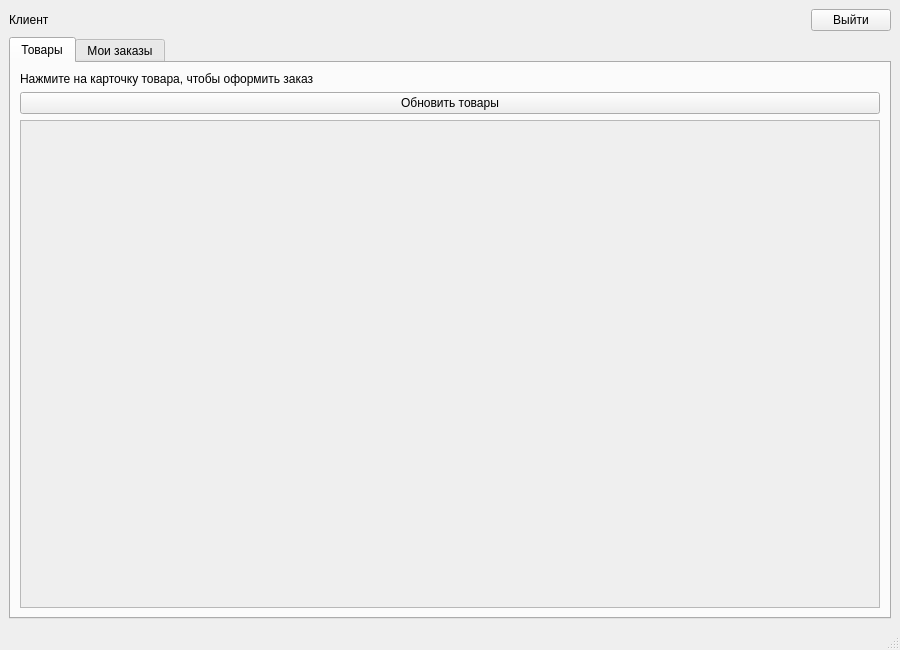
<?xml version="1.0" encoding="UTF-8"?>
<ui version="4.0">
 <class>ClientWindow</class>
 <widget class="QMainWindow" name="ClientWindow">
  <property name="geometry"><rect><x>0</x><y>0</y><width>900</width><height>650</height></rect></property>
  <property name="windowTitle"><string>Клиент</string></property>
  <widget class="QWidget" name="centralwidget">
   <layout class="QVBoxLayout" name="verticalLayout">
    <item><layout class="QHBoxLayout" name="topLayout">
     <item><widget class="QLabel" name="labelCurrentUser"><property name="text"><string>Клиент</string></property></widget></item>
     <item><spacer name="horizontalSpacer"><property name="orientation"><enum>Qt::Horizontal</enum></property><property name="sizeHint" stdset="0"><size><width>40</width><height>20</height></size></property></spacer></item>
     <item><widget class="QPushButton" name="pushButtonLogout"><property name="text"><string>Выйти</string></property></widget></item>
    </layout></item>
    <item><widget class="QTabWidget" name="tabWidget"><property name="currentIndex"><number>0</number></property>
     <widget class="QWidget" name="tabProducts"><attribute name="title"><string>Товары</string></attribute>
      <layout class="QVBoxLayout" name="verticalLayoutProducts">
       <item><widget class="QLabel" name="labelHint"><property name="text"><string>Нажмите на карточку товара, чтобы оформить заказ</string></property></widget></item>
       <item><widget class="QPushButton" name="pushButtonRefreshProducts"><property name="text"><string>Обновить товары</string></property></widget></item>
       <item><widget class="QScrollArea" name="scrollAreaProducts"><property name="widgetResizable"><bool>true</bool></property><widget class="QWidget" name="scrollAreaWidgetContentsProducts"><property name="geometry"><rect><x>0</x><y>0</y><width>850</width><height>500</height></rect></property></widget></widget></item>
      </layout>
     </widget>
     <widget class="QWidget" name="tabOrders"><attribute name="title"><string>Мои заказы</string></attribute>
      <layout class="QVBoxLayout" name="verticalLayoutOrders">
       <item><widget class="QPushButton" name="pushButtonRefreshOrders"><property name="text"><string>Обновить заказы</string></property></widget></item>
       <item><widget class="QTableWidget" name="tableWidgetOrders"/></item>
      </layout>
     </widget>
    </widget></item>
   </layout>
  </widget>
  <widget class="QStatusBar" name="statusbar"/>
 </widget>
 <resources/>
 <connections/>
</ui>
